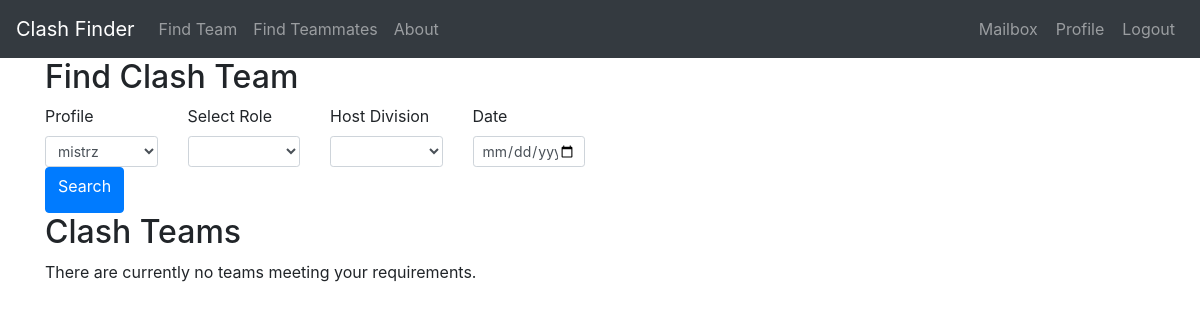
Page /findteam (signed in) on the earlier database version.
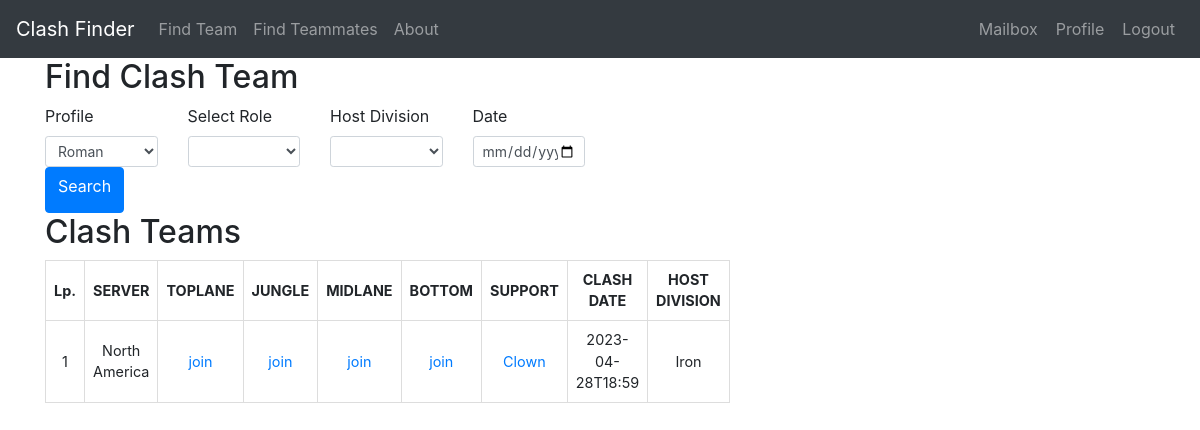
Same page on the later database version.
### models.py (models this page shows, shortened)
class ClashTeam(UserMixin, db.Model):
    id = db.Column(db.Integer, primary_key=True)
    clash_date = db.Column(db.DateTime, nullable=False, default=None)
    division = db.Column(db.String(64), index=True, default=None)
    toplane = db.Column(db.String(64), index=True, default=None)
    jungle = db.Column(db.String(64), index=True, default=None)
    midlane = db.Column(db.String(64), index=True, default=None)
    bottom = db.Column(db.String(64), index=True, default=None)
    support = db.Column(db.String(64), index=True, default=None)
    host_id = db.Column(db.Integer, db.ForeignKey('profile.id'))
    invitation = db.relationship('ClashInvitation', backref='futureteam', lazy='dynamic',
                                 cascade="all, delete, delete-orphan")
    request = db.relationship('ClashRequest', backref='desired_team', lazy='dynamic',
                              cascade="all, delete, delete-orphan")
    def formatted_clash_date(self):
        return self.clash_date.strftime('%Y-%m-%dT%H:%M')

class Profile(UserMixin, db.Model):
    id = db.Column(db.Integer, primary_key=True)
    nickname = db.Column(db.String(64), index=True, unique=True)
    server = db.Column(db.String(10), index=True)
    division = db.Column(db.String(20), index=True)
    best_position = db.Column(db.String(20), index=True)
    alternative_position = db.Column(db.String(20), index=True)
    user_id = db.Column(db.Integer, db.ForeignKey('user.id'))
    clash_team = db.relationship('ClashTeam', backref='host', lazy='dynamic')
    invitation_in = db.relationship('ClashInvitation', backref='invitedguest', lazy='dynamic',
                                    cascade="all, delete, delete-orphan")
    request_out = db.relationship('ClashRequest', backref='candidate', lazy='dynamic',
                                  cascade="all, delete, delete-orphan")
    reported = db.relationship('ReportPlayer', backref='Reported', lazy='dynamic',
                               cascade="all, delete, delete-orphan")

### routes.py (the view, shortened to what this page needs)
@app.route('/findteam', methods=['GET', 'POST'])
@login_required
def findteam():
    user = User.query.filter_by(username=current_user.username).first_or_404()
    user_profiles = Profile.query.filter_by(user_id=user.id).all()
    user_clashteams_id = [profile_team.id for user_profile in user_profiles for profile_team in ClashTeam.query.filter_by(
        host_id=user_profile.id)]
    user_profiles_data = {
        user_profile.nickname: user_profile.server for user_profile in user_profiles}
    roles = {'Toplane': ClashTeam.toplane, 'Jungle': ClashTeam.jungle,
             'Midlane': ClashTeam.midlane, 'Bottom': ClashTeam.bottom, 'Support': ClashTeam.support}
    clash_teams = ClashTeam.query.filter(or_(*(role == None for role in roles.values(
    ))), ClashTeam.id.notin_(user_clashteams_id)).order_by(ClashTeam.clash_date)
    for key, value in user_profiles_data.items():
        clash_teams = clash_teams.filter(and_(or_(ClashTeam.toplane.isnot(key), ClashTeam.jungle.isnot(key), ClashTeam.midlane.isnot(
            key), ClashTeam.bottom.isnot(key), ClashTeam.support.isnot(key)), ClashTeam.host.has(server=value)))
    clash_teams_list = clash_teams.all()
    if len(clash_teams_list) == 0:
        clash_teams = []
    form = SearchingTeam(user_id=user.id)
    return render_template('findteam.html', get_server_short_name=get_server_short_name, clash_teams=clash_teams, form=form, user=user)

### forms.py
class SearchingTeam(FlaskForm):
    profile = SelectField('Profile', validators=[
                          DataRequired()], choices=[], default=None)
    role = SelectField('Select Role', choices=positions)
    division = SelectField('Host Division', choices=divisions)
    date = DateField('Date', format='%Y-%m-%d')
    submit = SubmitField('Search')
    def __init__(self, user_id, *args, **kwargs):
        super(SearchingTeam, self).__init__(*args, **kwargs)
        self.profile.choices = [(p.nickname)
                                for p in Profile.query.filter_by(user_id=user_id)]

### forms.py (called while the page is built)
def get_server_short_name(server_name):
    for server in servers:
        if server[0] == server_name:
            return server[1]
    return ''

### models.py (called while the page is built)
@login.user_loader
def load_user(id):
    return User.query.get(int(id))

### templates/findteam.html (shortened to what this page needs)
{% extends "base.html" %}
{% block content %}
<div class="container">
	<div class="row">
		<div class="col-sm-6">
			<h2>Find Clash Team</h2>
			<form method="POST" action="{{ url_for('findteam') }}">
				<div class="row">
					<div class="col-md-3">
						{{ form.profile.label(class="form-control-label") }}
						{{ form.profile(class="form-control form-control-sm") }}
					</div>
					<div class="col-md-3">
						{{ form.role.label(class="form-control-label") }}
						{{ form.role(class="form-control form-control-sm") }}
					</div>
					<div class="col-md-3">
						{{ form.division.label(class="form-control-label") }}
						{{ form.division(class="form-control form-control-sm") }}
					</div>
					<div class="col-md-3">
						{{ form.date.label(class="form-control-label") }}
						{{ form.date(class="form-control form-control-sm") }}
					</div>
					<div class="col-md-3">
						<button type="submit" class="btn btn-primary">{{ form.submit.label }}</button>
					</div>
				</div>
			</form>
			<h2>Clash Teams</h2>
			<div class="clash-available-teams">
				{% if clash_teams %}
				<table>
					<thead>
						<tr>
							<th>Lp.</th>
							<th>SERVER</th>
							<th>TOPLANE</th>
							<th>JUNGLE</th>
							<th>MIDLANE</th>
							<th>BOTTOM</th>
							<th>SUPPORT</th>
							<th>CLASH DATE</th>
							<th>HOST DIVISION</th>
						</tr>
					</thead>
					<tbody>
						{% for team in clash_teams %}
						<tr>
							<td>{{ loop.index }}</td>
							<td>{{ team.host.server or '' }}</td>
							<td>
								{% if team.toplane %}
								<a
									href="{{ url_for('profile', nickname=team.toplane, server=get_server_short_name(team.host.server).lower()) }}">{{
									team.toplane }}</a>
								{% else %}
								<a href="{{ url_for('jointeam', team_id=team.id) }}">join</a>
								{% endif %}
							</td>
							<td>
								{% if team.jungle %}
								<a
									href="{{ url_for('profile', nickname=team.jungle, server=get_server_short_name(team.host.server).lower()) }}">{{
									team.jungle }}</a>
								{% else %}
								<a href="{{ url_for('jointeam', team_id=team.id) }}">join</a>
								{% endif %}
							</td>
							<td>
								{% if team.midlane %}
								<a
									href="{{ url_for('profile', nickname=team.midlane, server=get_server_short_name(team.host.server).lower()) }}">{{
									team.midlane }}</a>
								{% else %}
								<a href="{{ url_for('jointeam', team_id=team.id) }}">join</a>
								{% endif %}
							</td>
							<td>
								{% if team.bottom %}
								<a
									href="{{ url_for('profile', nickname=team.bottom, server=get_server_short_name(team.host.server).lower()) }}">{{
									team.bottom }}</a>
								{% else %}
								<a href="{{ url_for('jointeam', team_id=team.id) }}">join</a>
								{% endif %}
							</td>
							<td>
								{% if team.support %}
								<a
									href="{{ url_for('profile', nickname=team.support, server=get_server_short_name(team.host.server).lower()) }}">{{
									team.support }}</a>
								{% else %}
								<a href="{{ url_for('jointeam', team_id=team.id) }}">join</a>
								{% endif %}
							</td>
							<td>{{ team.formatted_clash_date() or '' }}</td>
							<td>{{ team.division or '' }}</td>
						</tr>
						{% endfor %}
					</tbody>
				</table>
				{% else %}
				<p>There are currently no teams meeting your requirements.</p>
				{% endif %}
			</div>
		</div>
	</div>
</div>
{% endblock %}

Differences in the rows shown:
added ClashTeam: host "North America", support "Clown", clash_date "2023-04-28T18:59", division "Iron"
Other differences:
form field profile: "mistrz" → "Roman"
text no longer shown: "There are currently no teams meeting your requirements."
text now shown: "Lp. SERVER TOPLANE JUNGLE MIDLANE BOTTOM SUPPORT CLASH DATE HOST DIVISION"
